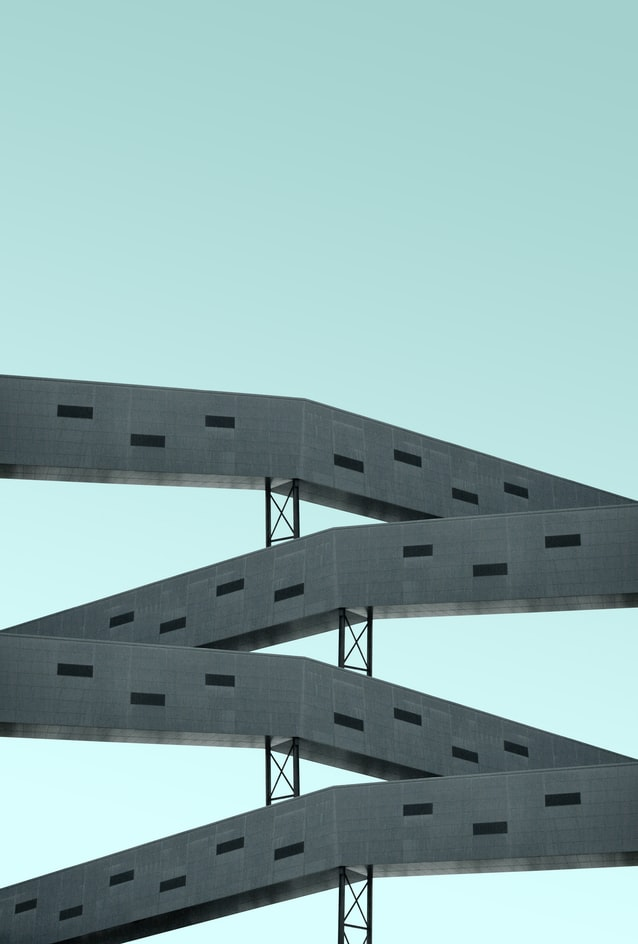
#> input picture LineDetection/Edificio.jpg, 638 x 944 px
$ python LineDetection.py
#> lines starting #> are read from the running program, lines starting #| are printed output that depends on the picture; after the words box and inside, x2 and y2 are one past the last pixel; in counts of white or black regions, pixels touching at a corner belong together
import cv2
import numpy as np

img = cv2.imread('Edificio.jpg')
#> img is the input picture: shape (944, 638, 3); mean B, G, R 176.1, 176.3, 145.1
gray = cv2.cvtColor(img, cv2.COLOR_BGR2GRAY)
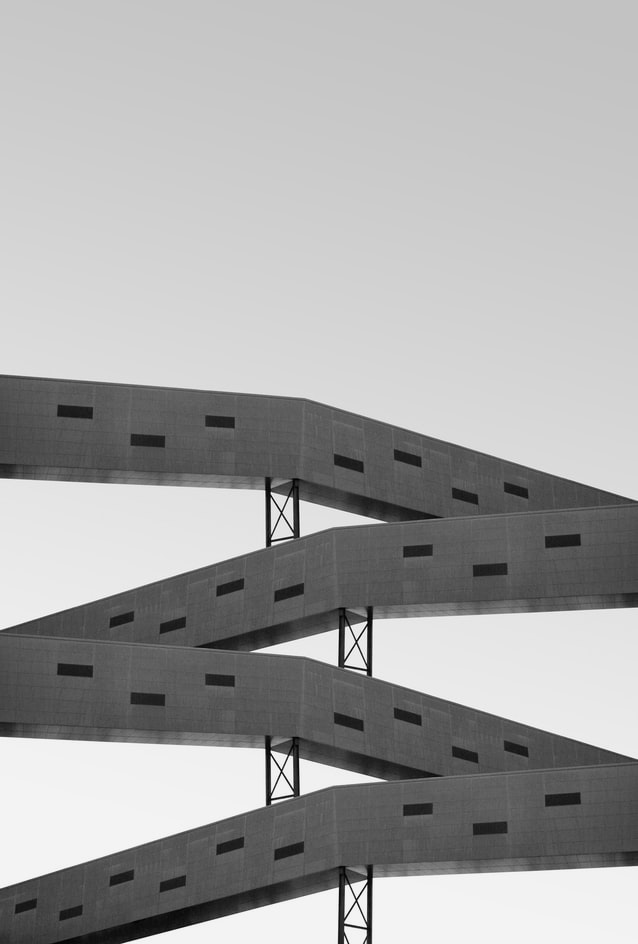
#> gray: shape (944, 638); min 0, max 252, mean 166.8
edges = cv2.Canny(gray, 75, 150)
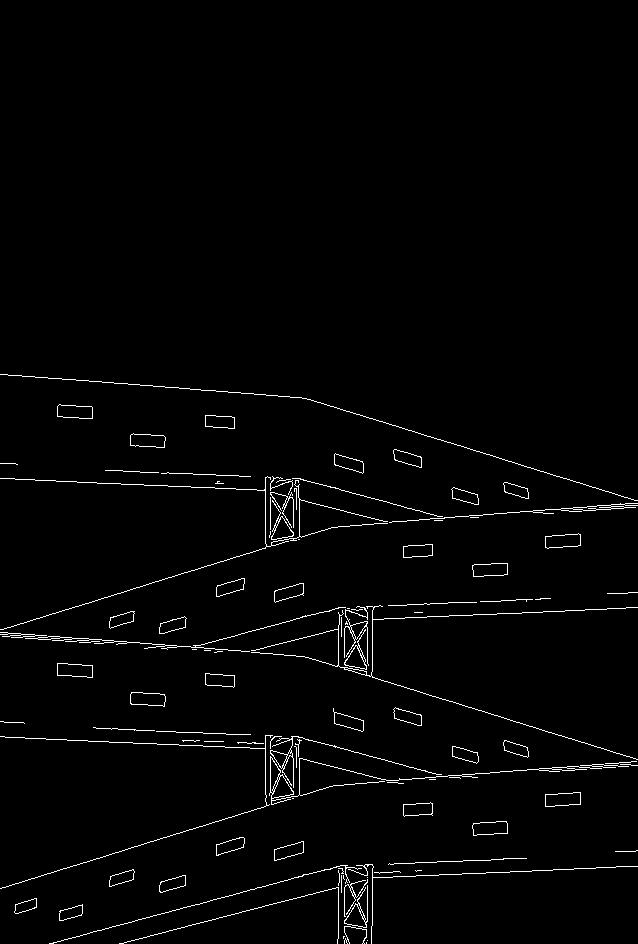
#> edges: shape (944, 638); 1.8% white in thin lines or dots, all inside (x1, y1, x2, y2) = (0, 374, 638, 944)

lines = cv2.HoughLinesP(edges, 1, np.pi/100, 50, maxLineGap=250)
#> lines = 66 rows, first 6: [119, 943, 441, 861], [372, 925, 372, 418], [265, 787, 630, 764], [0, 634, 367, 658], [88, 741, 635, 758], [117, 593, 636, 761]
print(lines)
#> (printed output is left out)

for line in lines:
    x1, y1, x2, y2 = line[0]
    cv2.line(img, (x1, y1), (x2, y2), (0, 255, 0), 3)
#> this loop made 66 passes
#> (x1, y1, x2, y2) on passes 1 to 12: (119, 943, 441, 861), (372, 925, 372, 418), (265, 787, 630, 764), (0, 634, 367, 658), (88, 741, 635, 758), (117, 593, 636, 761), (265, 789, 637, 765), (265, 529, 637, 505), (265, 531, 623, 508), (109, 626, 521, 613), (0, 463, 637, 503), (338, 938, 338, 408)
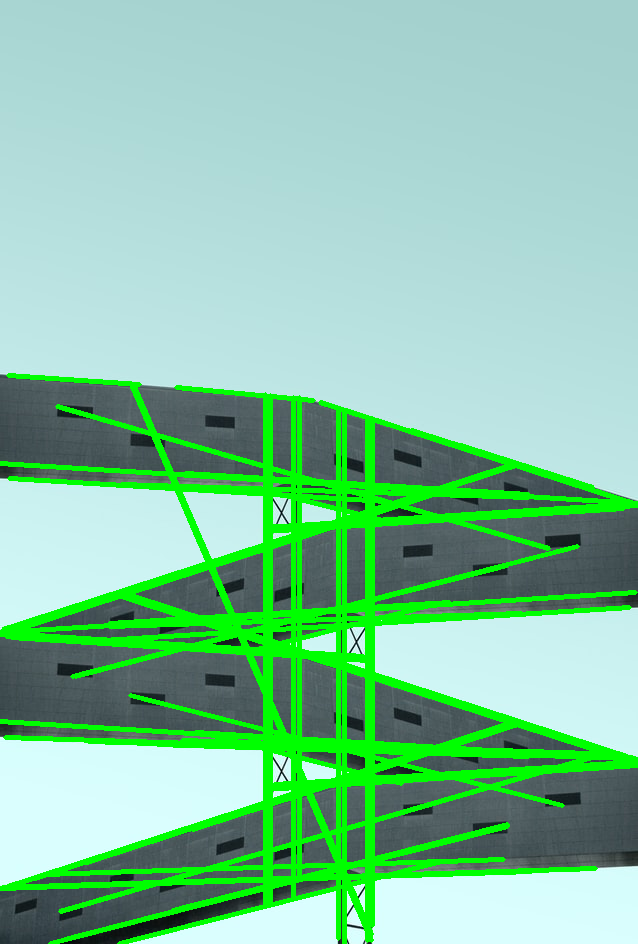
#> img: shape (944, 638, 3); 13.9% of pixels changed, all inside (x1, y1, x2, y2) = (0, 373, 638, 944)

cv2.imshow("Bordes", edges)
cv2.imshow("Imagen", img)
cv2.waitKey(0)
cv2.destroyAllWindows()
